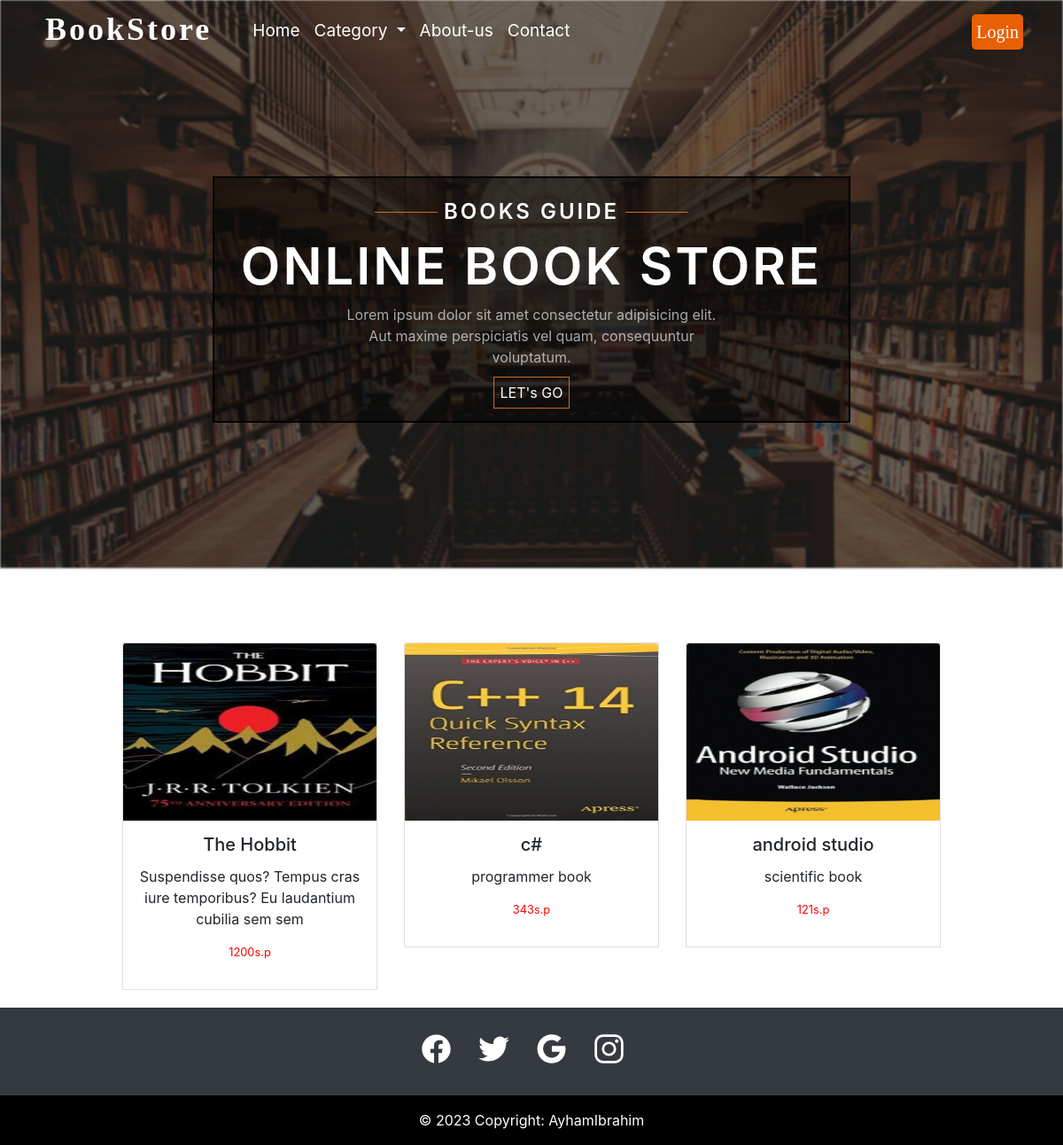
The app's page /home.php with its own data.
### tables this page shows
CREATE TABLE `product` (
  `id` int(11) NOT NULL,
  `name` varchar(255) DEFAULT NULL,
  `price` int(11) NOT NULL,
  `details` text NOT NULL,
  `image` varchar(255) NOT NULL,
  `category_name` varchar(255) NOT NULL,
  `created_at` timestamp NOT NULL DEFAULT current_timestamp() ON UPDATE current_timestamp(),
  `updated_at` timestamp NOT NULL DEFAULT current_timestamp()
);

### includes/DBConnection.php (called while the page is built, shortened)
<?php
$connect = new PDO("mysql:host=localhost;dbname=mydb;charset=utf8", "root", "");
function SQLQuery($q)
{
    global $connect;
    $statement = $connect->prepare($q);
    $statement->execute();
    return $statement->fetchAll();
}
?>

### home.php (the view, shortened to what this page needs)
<?php
include "includes/DBConnection.php";
include 'includes/app-entry-point.php';
?>
<?php echo Head('Home'); ?>
<header>
  <nav class="homnav navbar navbar-expand-lg fixed-top navbar-scroll" id="scroll-navbar" style="transition: all 0.3s ease-in-out;">
    <div class="container-fluid">
      <a class="navbar-brand me-2" href="">
        <h1 class="logo" style="font-size: 36px;font-weight: 600;font-family: initial;margin-left:20px;margin-top: 5px;">BookStore</h1>
      </a>
      <div class="collapse navbar-collapse" id="mytoggler">
        <ul class="navbar-nav home-link me-auto">
          <li class="nav-item">
            <a class="nav-link" aria-current="page" href="#!">Home</a>
          </li>
          <li class="nav-item dropdown">
            <a class="nav-link dropdown-toggle" href="#" id="navbarDropdownMenuLink" role="button" data-bs-toggle="dropdown" aria-expanded="false">
              Category
            </a>
          </li>
          <li class="nav-item">
            <a class="nav-link" aria-current="page" href="">About-us</a>
          </li>
          <li class="nav-item">
            <a class="nav-link" aria-current="page" href="">Contact</a>
          </li>
        </ul>
        <ul class="navbar-nav d-flex flex-row">
          <a href="login.php" class="add-pro-btn">Login</a>
        </ul>
      </div>
    </div>
  </nav>
</header>
<section class="home">
  <img class="home-img" src="siteimg\slider1.jpg" alt="" style="width: 100%;  filter: blur(1px);">
  <div class="container">
    <h4>BOOKS GUIDE</h4>
    <h1>ONLINE BOOK STORE</h1>
    <p class="col">Lorem ipsum dolor sit amet consectetur adipisicing elit. Aut maxime perspiciatis vel quam, consequuntur voluptatum.</p>
    <a href="newhome.php">LET's GO</a>
  </div>
</section>
<main class="user_product">
  <div class="container text-center">
    <div class="row gy-5">
      <?php
      $row = SQLQuery("SELECT * FROM `product` ORDER BY `created_at` DESC LIMIT 21");
      ?>
      <?php foreach ($row as $prod) : ?>
        <div class="ProCol col-4">
          <div class="card">
            <img class="card-img-top" width="20" height="200" src="includes\API\imgs\<?php echo $prod['image']; ?>">
            <div class="card-body">
              <h5 class="card-title"><?php echo $prod['name']; ?></h5>
              <p class="card-text"><?php echo $prod['details']; ?></p>
              <small style="color:red;">
                <p><?php echo $prod['price']; ?>s.p</p>
              </small>
            </div>
          </div>
        </div>
      <?php endforeach; ?>
    </div>
  </div>
</main>
<?php echo HomeFooter(); ?>
<?php echo Footer(); ?>

### includes/app-entry-point.php (shortened to what this page needs)
<?php
function Head($title)
{
    return <<<EOF
        <!DOCTYPE html>
            <html lang="en">
            <head>
                <meta charset="UTF-8">
                <meta http-equiv="X-UA-Compatible" content="IE=edge">
                <meta name="viewport" content="width=device-width, initial-scale=1.0">
                <link rel="stylesheet" href="https://cdnjs.cloudflare.com/ajax/libs/font-awesome/4.7.0/css/font-awesome.min.css">
                <link href="https://cdn.jsdelivr.net/npm/bootstrap@5.3.0-alpha1/dist/css/bootstrap.min.css" rel="stylesheet">
                <link rel="stylesheet" href="https://cdn.jsdelivr.net/npm/bootstrap@4.3.1/dist/css/bootstrap.min.css">
                <link rel="stylesheet" href="assets\css\style.css">
                <title>$title | Programs</title>
            </head>
            <body>
EOF;
}
function Footer()
{
    return <<<EOF
        <script type="module" src="https://unpkg.com/ionicons@5.5.2/dist/ionicons/ionicons.esm.js"></script>
        <script nomodule src="https://unpkg.com/ionicons@5.5.2/dist/ionicons/ionicons.js"></script>
        </body>
        </html>
        <script src="https://cdn.jsdelivr.net/npm/bootstrap@5.3.0-alpha1/dist/js/bootstrap.bundle.min.js"></script>
        <script src="https://cdn.jsdelivr.net/npm/popper.js@1.14.7/dist/umd/popper.min.js"></script>
        <script src="https://cdn.jsdelivr.net/npm/bootstrap@4.3.1/dist/js/bootstrap.min.js"></script>
        <script src="assets\js\jsp.js"></script>
EOF;
}
function HomeFooter()
{
    return <<<EOF
          <footer class="bg-dark text-center text-white" style="margin-top:20px;">
          <div class="container p-4 pb-0" style="display: flex !important;>
            <section class="footer-icon mb-4" style="display: contents !important;">
              <a class="btn btn-outline-light btn-floating m-1" href="#!" role="button" style="background:none;border:none;padding: 0;"><ion-icon name="logo-facebook" style="font-size: 37px;margin-right: 20px;"></ion-icon></a>
              <a class="btn btn-outline-light btn-floating m-1" href="#!" role="button" style="background:none;border:none;padding: 0;"><ion-icon name="logo-twitter" style="font-size: 37px;margin-right: 20px;"></ion-icon></a>
              <a class="btn btn-outline-light btn-floating m-1" href="#!" role="button" style="background:none;border:none;padding: 0;"><ion-icon name="logo-google" style="font-size: 37px;margin-right: 20px;"></ion-icon></a>
              <a class="btn btn-outline-light btn-floating m-1" href="#!" role="button" style="background:none;border:none;padding: 0;"><ion-icon name="logo-instagram" style="font-size: 37px;margin-right: 20px;"></ion-icon></a>
            </section>
          </div>
          <div class="text-center p-3 bg-black" style="background-color: rgba(0, 0, 0, 0.2);">
            © 2023 Copyright:
            <a class="text-white" href="#">AyhamIbrahim</a>
          </div>
        </footer>
EOF;
}
?>

### assets/css/style.css (style rules this page uses)
nav { height: 71px; }
.navbar-brand { letter-spacing: 3px; font-size: 2rem; font-weight: 500; color: #ffffff; }
.navbar-scroll { box-shadow: none; background-color: transparent; transition: background-color 0.3s, height 0.3s; }
.navbar-scroll .navbar-brand, .navbar-scroll .nav-link, .navbar-scroll .fa-bars { color: #ffffff; transition: color 0.3s; }
.collapse .home-link { margin-left: 30px; font-size: 19px; }
.home { position: relative; width: 100%; }
.home h1 { font-size: 58px; font-weight: 600; color: rgb(255, 255, 255); letter-spacing: 3px; }
.home .container { position: absolute; top:31%; border: 2px rgb(1, 1, 1) solid ; padding: 20px 0 20px 0px; background-color:rgb(0, 0, 0,0.5); text-align: center; margin-right: 20%; margin-left: 20%; display: block; }
.home h4 { display: flex; flex-direction: row; font-weight: 600; color: rgb(255, 255, 255); letter-spacing: 3px; padding: 4px; }
h4:after { content: ""; flex: 1 1; border-bottom: 1px solid chocolate; margin: auto; margin-right: 25%; margin-left: 1%; }
h4:before { content: ""; flex: 1 1; border-bottom: 1px solid chocolate; margin: auto; margin-left: 25%; margin-right: 1%; }
.home .col { box-sizing: border-box; color:#ffffffa3; padding-left: 20%; padding-right: 20%; }
.home a { width: fit-content; background: transparent; color: white; border: 1px solid chocolate ; padding: 7px; margin-bottom: 10px; text-decoration:none; }
.user_product { margin-top: 7%; }
.user_product .card { width: 18rem; border-radius:0px !important; }
.user_product .col-4 { max-width: 100% !important; }
.card { border-radius: 2.25rem !important; }
.card-body { padding: 15px !important; }
.container { position:relative; margin: auto; width:fit-content; }
.btn { background-color: black; color: white; width: 100%; margin-top: 20px; }
.add-pro-btn { color: rgb(255, 255, 255) ; font-size: 20px; font-weight: 500; margin: 14px; font-family: Georgia; background-color: rgb(233, 95, 3); border-radius: 5px; padding: 5px; }

### records on screen
product: image (picture), name "The Hobbit", details "Suspendisse quos? Tempus cras iure temporibus? Eu laudantium cubilia sem sem", price "1200"
product: image (picture), name "c#", details "programmer book", price "343"
product: image (picture), name "android studio", details "scientific book", price "121"
